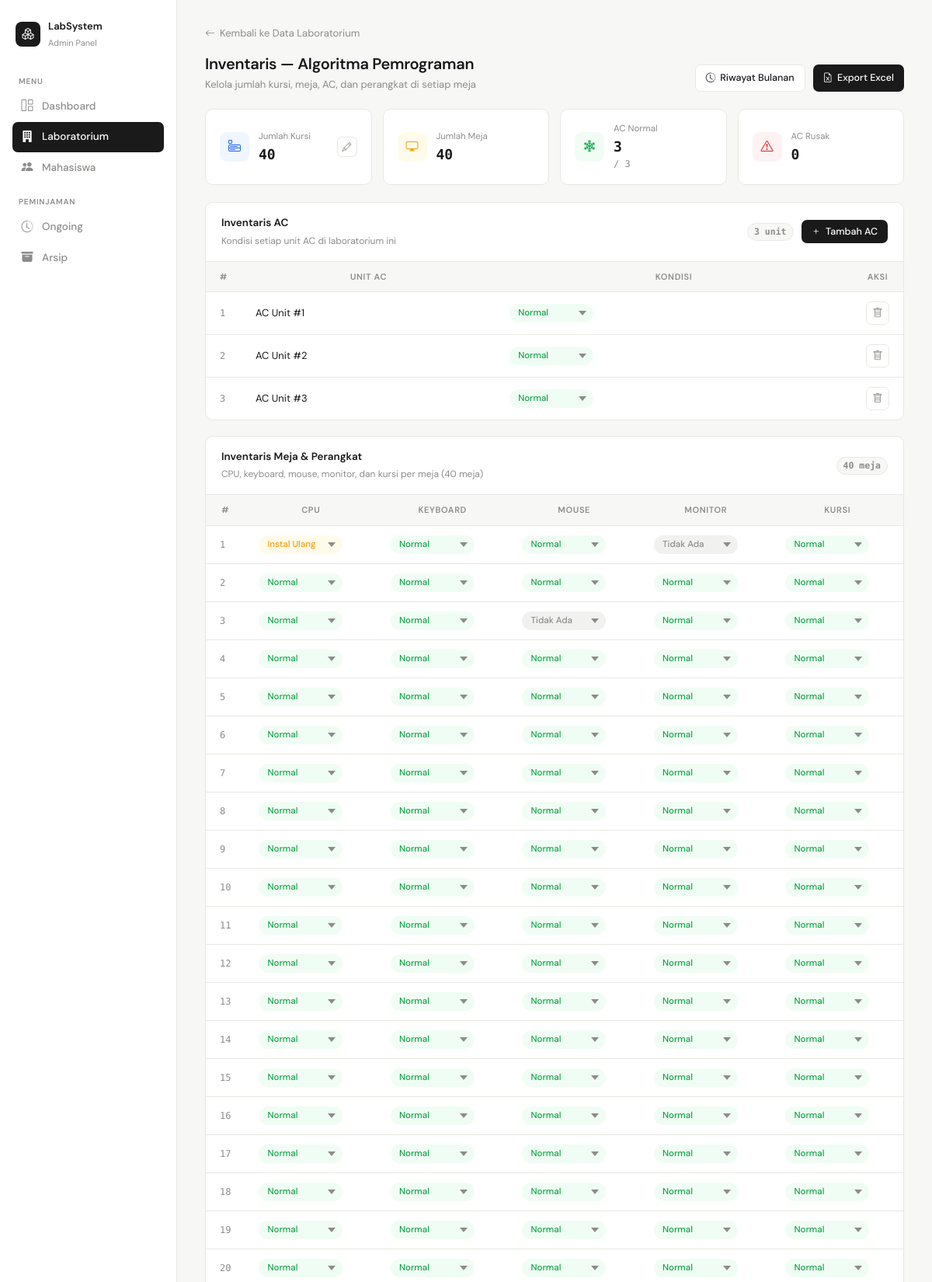
/inventaris_lab.php?id_lab=1 (signed in, upper part), run on the app's committed database.
### tables this page shows
CREATE TABLE `data_lab` (
  `id_lab` int NOT NULL,
  `nama_lab` varchar(100) NOT NULL,
  `lokasi` varchar(100) DEFAULT NULL,
  `stok` int NOT NULL,
  `jumlah_kursi` int NOT NULL DEFAULT '40',
  `jumlah_meja` int NOT NULL DEFAULT '40',
  `status` enum('availabel','not available') NOT NULL
);

CREATE TABLE `inventaris_ac` (
  `id_ac` int NOT NULL,
  `id_lab` int NOT NULL,
  `nomor_ac` int NOT NULL,
  `kondisi` enum('normal','rusak') NOT NULL DEFAULT 'normal'
);

CREATE TABLE `inventaris_meja` (
  `id_meja` int NOT NULL,
  `id_lab` int NOT NULL,
  `nomor_meja` int NOT NULL,
  `cpu_kondisi` enum('normal','rusak','instal_ulang') NOT NULL DEFAULT 'normal',
  `keyboard_kondisi` enum('normal','rusak','tidak_ada') NOT NULL DEFAULT 'normal',
  `mouse_kondisi` enum('normal','rusak','tidak_ada') NOT NULL DEFAULT 'normal',
  `monitor_kondisi` enum('normal','rusak','tidak_ada') NOT NULL DEFAULT 'normal',
  `kursi_kondisi` enum('normal','rusak','tidak_ada') NOT NULL DEFAULT 'normal'
);

### inventaris_lab.php (the view, shortened to what this page needs)
<?php
include 'koneksi.php';
$id_lab = $_GET['id_lab'] ?? null;
$id_lab = mysqli_real_escape_string($koneksi, $id_lab);
$labRes = mysqli_query($koneksi, "SELECT * FROM data_lab WHERE id_lab = '$id_lab'");
$lab = mysqli_fetch_assoc($labRes);
$JUMLAH_MEJA_STANDAR = 40;
$acQuery = mysqli_query($koneksi, "SELECT * FROM inventaris_ac WHERE id_lab = '$id_lab' ORDER BY nomor_ac ASC");
$jumlahAc       = mysqli_num_rows($acQuery);
$acNormal       = 0;
$acRusak        = 0;
$acRows         = [];
while ($ac = mysqli_fetch_assoc($acQuery)) {
    $acRows[] = $ac;
    if ($ac['kondisi'] === 'normal') { $acNormal++; } else { $acRusak++; }
}
$mejaQuery = mysqli_query($koneksi, "SELECT * FROM inventaris_meja WHERE id_lab = '$id_lab' ORDER BY nomor_meja ASC");
$mejaRows = [];
while ($m = mysqli_fetch_assoc($mejaQuery)) { $mejaRows[] = $m; }
$jumlahMeja  = count($mejaRows);
$jumlahKursi = (int) ($lab['jumlah_kursi'] ?? $JUMLAH_MEJA_STANDAR);
function kondisiClass($val) {
    return match($val) {
        'normal'       => 'cond-normal',
        'rusak'        => 'cond-rusak',
        'instal_ulang' => 'cond-instal',
        'tidak_ada'    => 'cond-tidak-ada',
        default        => '',
    };
}
?>
<!DOCTYPE html>
<html lang="id">
<head>
<link href="https://cdn.jsdelivr.net/npm/bootstrap-icons/font/bootstrap-icons.css" rel="stylesheet">
</head>
<body>
<aside class="sidebar" id="sidebar">
    <div class="sidebar-logo">
        <div class="logo-icon"><i class="bi bi-boxes"></i></div>
        <div class="sidebar-logo-text">
            <strong>LabSystem</strong>
            <span>Admin Panel</span>
        </div>
    </div>
    <p class="nav-section">Menu</p>
    <ul style="list-style:none;padding:0;margin:0">
        <li class="nav-item"><a class="nav-link" href="dashboard.php"><i class="bi bi-grid-1x2"></i> Dashboard</a></li>
        <li class="nav-item"><a class="nav-link active" href="data_lab.php"><i class="bi bi-building-fill"></i> Laboratorium</a></li>
        <li class="nav-item"><a class="nav-link" href="data_mhs.php"><i class="bi bi-people-fill"></i> Mahasiswa</a></li>
    </ul>
    <p class="nav-section">Peminjaman</p>
    <ul style="list-style:none;padding:0;margin:0">
        <li class="nav-item"><a class="nav-link" href="riwayat_pinjam.php"><i class="bi bi-clock-history"></i> Ongoing</a></li>
        <li class="nav-item"><a class="nav-link" href="arsip_peminjaman.php"><i class="bi bi-archive-fill"></i> Arsip</a></li>
    </ul>
    <div style="flex:1"></div>
</aside>
<main class="main">
    <a href="data_lab.php" class="back-link"><i class="bi bi-arrow-left"></i> Kembali ke Data Laboratorium</a>
    <div class="page-header">
        <div class="page-header-left">
            <h1>Inventaris — <?= htmlspecialchars($lab['nama_lab']); ?></h1>
            <p>Kelola jumlah kursi, meja, AC, dan perangkat di setiap meja</p>
        </div>
        <div style="display:flex;gap:10px;flex-wrap:wrap;">
            <a href="riwayat_inventaris.php?id_lab=<?= urlencode($id_lab); ?>" class="btn-secondary-page">
                <i class="bi bi-clock-history"></i> Riwayat Bulanan
            </a>
            <a href="export_inventaris.php?id_lab=<?= urlencode($id_lab); ?>" class="btn-primary">
                <i class="bi bi-file-earmark-excel"></i> Export Excel
            </a>
        </div>
    </div>
    <div class="summary-grid">
        <div class="summary-card">
            <div class="summary-icon kursi"><i class="bi bi-menu-app"></i></div>
            <div class="summary-info">
                <span>Jumlah Kursi</span>
                <strong id="jumlahKursiText"><?= $jumlahKursi; ?></strong>
            </div>
            <button class="summary-edit-btn" id="editKursiBtn" title="Ubah jumlah kursi"><i class="bi bi-pencil"></i></button>
        </div>
        <div class="summary-card">
            <div class="summary-icon meja"><i class="bi bi-display"></i></div>
            <div class="summary-info">
                <span>Jumlah Meja</span>
                <strong><?= $jumlahMeja; ?></strong>
            </div>
        </div>
        <div class="summary-card">
            <div class="summary-icon ac-ok"><i class="bi bi-snow2"></i></div>
            <div class="summary-info">
                <span>AC Normal</span>
                <strong><?= $acNormal; ?> <span style="font-size:12px;color:var(--muted);font-weight:400;">/ <?= $jumlahAc; ?></span></strong>
            </div>
        </div>
        <div class="summary-card">
            <div class="summary-icon ac-rusak"><i class="bi bi-exclamation-triangle"></i></div>
            <div class="summary-info">
                <span>AC Rusak</span>
                <strong><?= $acRusak; ?></strong>
            </div>
        </div>
    </div>
    <div class="card">
        <div class="card-header">
            <div class="card-header-left">
                <h2>Inventaris AC</h2>
                <span>Kondisi setiap unit AC di laboratorium ini</span>
            </div>
            <div style="display:flex;align-items:center;gap:10px;">
                <span class="count-chip"><?= $jumlahAc; ?> unit</span>
                <form method="POST" action="tambah_ac.php" style="margin:0;">
                    <button type="submit" class="btn-primary"><i class="bi bi-plus"></i> Tambah AC</button>
                </form>
            </div>
        </div>
        <div class="table-wrap">
            <table>
                <thead>
                    <tr>
                        <th style="width:44px">#</th>
                        <th>Unit AC</th>
                        <th>Kondisi</th>
                        <th style="width:60px">Aksi</th>
                    </tr>
                </thead>
                <tbody>
                <?php if ($jumlahAc > 0): ?>
                    <?php foreach ($acRows as $ac): ?>
                    <tr>
                        <td class="row-num"><?= $ac['nomor_ac']; ?></td>
                        <td>AC Unit #<?= $ac['nomor_ac']; ?></td>
                        <td>
                            <select class="cond-select <?= kondisiClass($ac['kondisi']); ?>"
                                    data-type="ac" data-id="<?= $ac['id_ac']; ?>" data-field="kondisi">
                                <option value="normal" <?= $ac['kondisi']==='normal'?'selected':''; ?>>Normal</option>
                            </select>
                        </td>
                        <td>
                            <a href="hapus_ac.php?id_ac=<?= $ac['id_ac']; ?>&id_lab=<?= urlencode($id_lab); ?>"
                               class="btn-action btn-delete" title="Hapus AC"
                               onclick="return confirm('Hapus unit AC #<?= $ac['nomor_ac']; ?>?')">
                                <i class="bi bi-trash"></i>
                            </a>
                        </td>
                    </tr>
                    <?php endforeach; ?>
                <?php else: ?>
                    <tr><td colspan="4" style="text-align:center;color:var(--muted);padding:28px;">Belum ada data AC. Klik "Tambah AC" untuk menambahkan.</td></tr>
                <?php endif; ?>
                </tbody>
            </table>
        </div>
    </div>
    <div class="card">
        <div class="card-header">
            <div class="card-header-left">
                <h2>Inventaris Meja & Perangkat</h2>
                <span>CPU, keyboard, mouse, monitor, dan kursi per meja (<?= $JUMLAH_MEJA_STANDAR; ?> meja)</span>
            </div>
            <span class="count-chip"><?= $jumlahMeja; ?> meja</span>
        </div>
        <div class="table-wrap">
            <table>
                <thead>
                    <tr>
                        <th style="width:44px">#</th>
                        <th>CPU</th>
                        <th>Keyboard</th>
                        <th>Mouse</th>
                        <th>Monitor</th>
                        <th>Kursi</th>
                    </tr>
                </thead>
                <tbody>
                <?php foreach ($mejaRows as $m): ?>
                    <tr>
                        <td class="row-num"><?= $m['nomor_meja']; ?></td>
                        <td>
                            <select class="cond-select <?= kondisiClass($m['cpu_kondisi']); ?>"
                                    data-type="meja" data-id="<?= $m['id_meja']; ?>" data-field="cpu_kondisi">
                                <option value="normal" <?= $m['cpu_kondisi']==='normal'?'selected':''; ?>>Normal</option>
                                <option value="instal_ulang" <?= $m['cpu_kondisi']==='instal_ulang'?'selected':''; ?>>Instal Ulang</option>
                            </select>
                        </td>
                        <td>
                            <select class="cond-select <?= kondisiClass($m['keyboard_kondisi']); ?>"
                                    data-type="meja" data-id="<?= $m['id_meja']; ?>" data-field="keyboard_kondisi">
                                <option value="normal" <?= $m['keyboard_kondisi']==='normal'?'selected':''; ?>>Normal</option>
                            </select>
                        </td>
                        <td>
                            <select class="cond-select <?= kondisiClass($m['mouse_kondisi']); ?>"
                                    data-type="meja" data-id="<?= $m['id_meja']; ?>" data-field="mouse_kondisi">
                                <option value="normal" <?= $m['mouse_kondisi']==='normal'?'selected':''; ?>>Normal</option>
                                <option value="tidak_ada" <?= $m['mouse_kondisi']==='tidak_ada'?'selected':''; ?>>Tidak Ada</option>
                            </select>
                        </td>
                        <td>
                            <select class="cond-select <?= kondisiClass($m['monitor_kondisi']); ?>"
                                    data-type="meja" data-id="<?= $m['id_meja']; ?>" data-field="monitor_kondisi">
                                <option value="normal" <?= $m['monitor_kondisi']==='normal'?'selected':''; ?>>Normal</option>
                                <option value="tidak_ada" <?= $m['monitor_kondisi']==='tidak_ada'?'selected':''; ?>>Tidak Ada</option>
                            </select>
                        </td>
                        <td>
                            <select class="cond-select <?= kondisiClass($m['kursi_kondisi']); ?>"
                                    data-type="meja" data-id="<?= $m['id_meja']; ?>" data-field="kursi_kondisi">
                                <option value="normal" <?= $m['kursi_kondisi']==='normal'?'selected':''; ?>>Normal</option>
                            </select>
                        </td>
                    </tr>
                <?php endforeach; ?>
                </tbody>
            </table>
        </div>
    </div>
</main>
</body>
</html>

### data on the page
data_lab: nama_lab "Algoritma Pemrograman", jumlah_kursi "40"
inventaris_ac: nomor_ac "1", kondisi+id_ac "Normal"
inventaris_ac: nomor_ac "2", kondisi+id_ac "Normal"
inventaris_ac: nomor_ac "3", kondisi+id_ac "Normal"
inventaris_meja: nomor_meja "1", cpu_kondisi+id_meja "Instal Ulang", keyboard_kondisi+id_meja "Normal", mouse_kondisi+id_meja "Normal", monitor_kondisi+id_meja "Tidak Ada", kursi_kondisi+id_meja "Normal"
inventaris_meja: nomor_meja "2", cpu_kondisi+id_meja "Normal", keyboard_kondisi+id_meja "Normal", mouse_kondisi+id_meja "Normal", monitor_kondisi+id_meja "Normal", kursi_kondisi+id_meja "Normal"
inventaris_meja: nomor_meja "3", cpu_kondisi+id_meja "Normal", keyboard_kondisi+id_meja "Normal", mouse_kondisi+id_meja "Tidak Ada", monitor_kondisi+id_meja "Normal", kursi_kondisi+id_meja "Normal"
inventaris_meja: nomor_meja "4", cpu_kondisi+id_meja "Normal", keyboard_kondisi+id_meja "Normal", mouse_kondisi+id_meja "Normal", monitor_kondisi+id_meja "Normal", kursi_kondisi+id_meja "Normal"
inventaris_meja: nomor_meja "5", cpu_kondisi+id_meja "Normal", keyboard_kondisi+id_meja "Normal", mouse_kondisi+id_meja "Normal", monitor_kondisi+id_meja "Normal", kursi_kondisi+id_meja "Normal"
inventaris_meja: nomor_meja "6", cpu_kondisi+id_meja "Normal", keyboard_kondisi+id_meja "Normal", mouse_kondisi+id_meja "Normal", monitor_kondisi+id_meja "Normal", kursi_kondisi+id_meja "Normal"
inventaris_meja: nomor_meja "7", cpu_kondisi+id_meja "Normal", keyboard_kondisi+id_meja "Normal", mouse_kondisi+id_meja "Normal", monitor_kondisi+id_meja "Normal", kursi_kondisi+id_meja "Normal"
inventaris_meja: nomor_meja "8", cpu_kondisi+id_meja "Normal", keyboard_kondisi+id_meja "Normal", mouse_kondisi+id_meja "Normal", monitor_kondisi+id_meja "Normal", kursi_kondisi+id_meja "Normal"
inventaris_meja: nomor_meja "9", cpu_kondisi+id_meja "Normal", keyboard_kondisi+id_meja "Normal", mouse_kondisi+id_meja "Normal", monitor_kondisi+id_meja "Normal", kursi_kondisi+id_meja "Normal"
inventaris_meja: nomor_meja "10", cpu_kondisi+id_meja "Normal", keyboard_kondisi+id_meja "Normal", mouse_kondisi+id_meja "Normal", monitor_kondisi+id_meja "Normal", kursi_kondisi+id_meja "Normal"
inventaris_meja: nomor_meja "11", cpu_kondisi+id_meja "Normal", keyboard_kondisi+id_meja "Normal", mouse_kondisi+id_meja "Normal", monitor_kondisi+id_meja "Normal", kursi_kondisi+id_meja "Normal"
inventaris_meja: nomor_meja "12", cpu_kondisi+id_meja "Normal", keyboard_kondisi+id_meja "Normal", mouse_kondisi+id_meja "Normal", monitor_kondisi+id_meja "Normal", kursi_kondisi+id_meja "Normal"
inventaris_meja: nomor_meja "13", cpu_kondisi+id_meja "Normal", keyboard_kondisi+id_meja "Normal", mouse_kondisi+id_meja "Normal", monitor_kondisi+id_meja "Normal", kursi_kondisi+id_meja "Normal"
inventaris_meja: nomor_meja "14", cpu_kondisi+id_meja "Normal", keyboard_kondisi+id_meja "Normal", mouse_kondisi+id_meja "Normal", monitor_kondisi+id_meja "Normal", kursi_kondisi+id_meja "Normal"
inventaris_meja: nomor_meja "15", cpu_kondisi+id_meja "Normal", keyboard_kondisi+id_meja "Normal", mouse_kondisi+id_meja "Normal", monitor_kondisi+id_meja "Normal", kursi_kondisi+id_meja "Normal"
inventaris_meja: nomor_meja "16", cpu_kondisi+id_meja "Normal", keyboard_kondisi+id_meja "Normal", mouse_kondisi+id_meja "Normal", monitor_kondisi+id_meja "Normal", kursi_kondisi+id_meja "Normal"
inventaris_meja: nomor_meja "17", cpu_kondisi+id_meja "Normal", keyboard_kondisi+id_meja "Normal", mouse_kondisi+id_meja "Normal", monitor_kondisi+id_meja "Normal", kursi_kondisi+id_meja "Normal"
inventaris_meja: nomor_meja "18", cpu_kondisi+id_meja "Normal", keyboard_kondisi+id_meja "Normal", mouse_kondisi+id_meja "Normal", monitor_kondisi+id_meja "Normal", kursi_kondisi+id_meja "Normal"
inventaris_meja: nomor_meja "19", cpu_kondisi+id_meja "Normal", keyboard_kondisi+id_meja "Normal", mouse_kondisi+id_meja "Normal", monitor_kondisi+id_meja "Normal", kursi_kondisi+id_meja "Normal"
inventaris_meja: nomor_meja "20", cpu_kondisi+id_meja "Normal", keyboard_kondisi+id_meja "Normal", mouse_kondisi+id_meja "Normal", monitor_kondisi+id_meja "Normal", kursi_kondisi+id_meja "Normal"

### other printed values
$jumlahMeja "40"
$acNormal "3"
$jumlahAc "3"
$acRusak "0"
$JUMLAH_MEJA_STANDAR "40"
